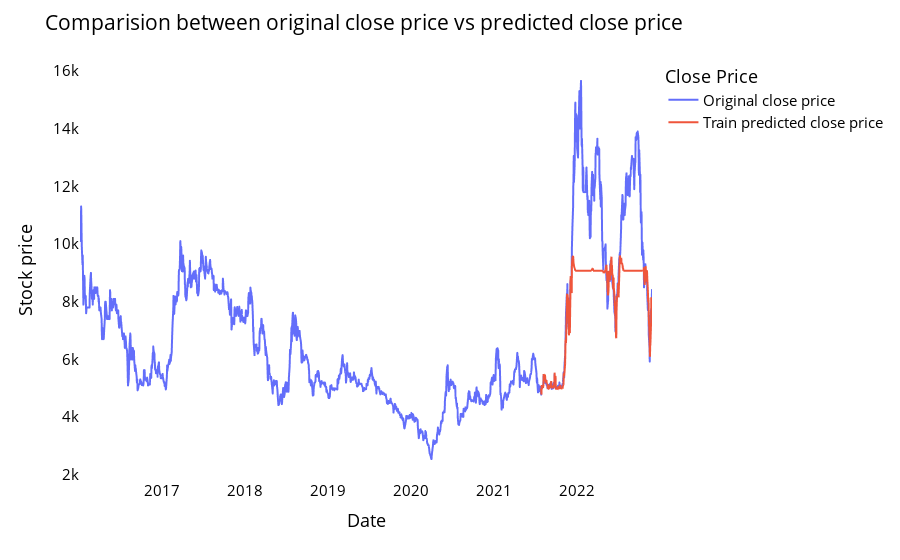

Notebook source saved alongside this figure:
### Code cell
# shift train predictions for plotting
from itertools import cycle
import plotly.express as px


print(RF_train_predict.shape)
print(RF_test_predict.shape)
print(len(closedf))

look_back=time_step
trainPredictPlot = np.empty_like(closedf)
trainPredictPlot[:, :] = np.nan
trainPredictPlot[look_back:len(RF_train_predict)+look_back, :] = RF_train_predict
print("Train predicted data: ", trainPredictPlot)

# shift test predictions for plotting
testPredictPlot = np.empty_like(closedf)
testPredictPlot[:, :] = np.nan
testPredictPlot[len(RF_train_predict)+(look_back*2)+1:len(closedf)-1, :] = RF_test_predict
print("Test predicted data: ", testPredictPlot)

close_stock['Predictions']=testPredictPlot
close_stock['Stock']='HAG'
close_stock['Model']='DIY'
close_stock['Method']='Opt'
close_stock.to_csv('./output/HAG_DIY_Opt.csv', index=False)

names = cycle(['Original close price','Train predicted close price','Test predicted close price'])


plotdf = pd.DataFrame({'date': close_stock['Date'],
                       'original_close': close_stock['Close'],
                    #   'train_predicted_close': trainPredictPlot.reshape(1,-1)[0].tolist(),
                      'test_predicted_close': testPredictPlot.reshape(1,-1)[0].tolist()})

fig = px.line(plotdf,x=plotdf['date'], y=[plotdf['original_close'],
                                          plotdf['test_predicted_close']],
              labels={'value':'Stock price','date': 'Date'})
fig.update_layout(title_text='Comparision between original close price vs predicted close price',
                  plot_bgcolor='white', font_size=15, font_color='black', legend_title_text='Close Price')
fig.for_each_trace(lambda t:  t.update(name = next(names)))

fig.update_xaxes(showgrid=False)
fig.update_yaxes(showgrid=False)
fig.show()

### Figure 1 — Plotly figure (JSON) as saved in the notebook; plotly's stock layout.template omitted (floating-point values rounded to 4 significant figures; data arrays with more than 128 entries replaced by an {"elided": "..."} marker saying what was removed)
{"data": [{"hovertemplate": "variable=original_close<br>Date=%{x}<br>Stock price=%{y}<extra></extra>", "legendgroup": "original_close", "line": {"color": "#636efa", "dash": "solid"}, "marker": {"symbol": "circle"}, "mode": "lines", "name": "Original close price", "showlegend": true, "type": "scattergl", "x": {"elided": "1720 str values"}, "xaxis": "x", "y": {"elided": "1720 int values"}, "yaxis": "y"}, {"hovertemplate": "variable=test_predicted_close<br>Date=%{x}<br>Stock price=%{y}<extra></extra>", "legendgroup": "test_predicted_close", "line": {"color": "#EF553B", "dash": "solid"}, "marker": {"symbol": "circle"}, "mode": "lines", "name": "Train predicted close price", "showlegend": true, "type": "scattergl", "x": {"elided": "1720 str values"}, "xaxis": "x", "y": {"elided": "1720 float values"}, "yaxis": "y"}], "layout": {"font": {"color": "black", "size": 15}, "legend": {"title": {"text": "Close Price"}, "tracegroupgap": 0}, "margin": {"t": 60}, "plot_bgcolor": "white", "title": {"text": "Comparision between original close price vs predicted close price"}, "xaxis": {"anchor": "y", "domain": [0, 1], "showgrid": false, "title": {"text": "Date"}}, "yaxis": {"anchor": "x", "domain": [0, 1], "showgrid": false, "title": {"text": "Stock price"}}}}
